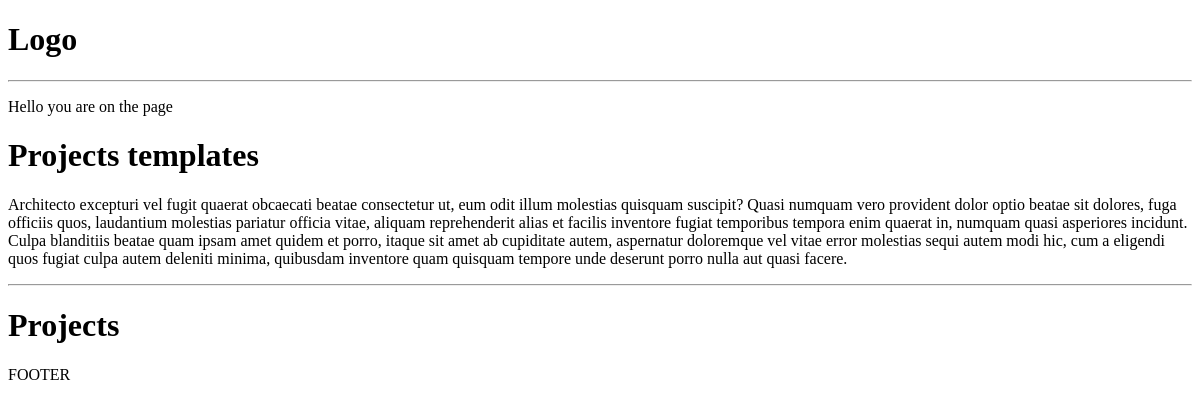
The app's page /, older data.
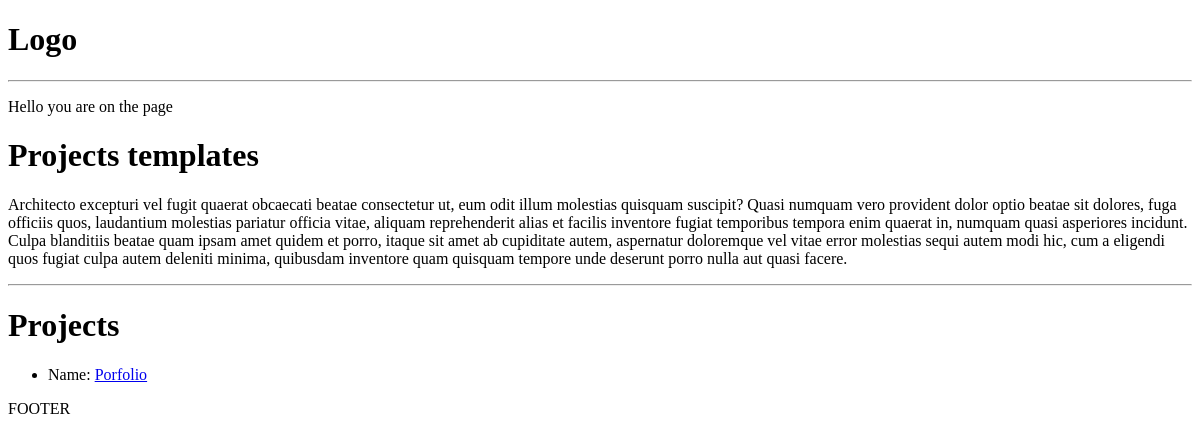
The same page, newer data.
### projects/models.py (models this page shows, shortened)
class Project(models.Model):
    title = models.CharField(max_length=200)
    description = models.TextField(null=True, blank=True)
    demo_link = models.CharField(max_length=2000, null=True, blank=True)
    source_link = models.CharField(max_length=2000, null=True, blank=True)
    tags = models.ManyToManyField('Tag', blank=True)
    vote_total = models.IntegerField(default=0, null=True, blank=True)
    vote_ratio = models.IntegerField(default=0, null=True, blank=True)
    created = models.DateTimeField(auto_now_add=True)
    id = models.UUIDField(default=uuid.uuid4, unique=True,
                          primary_key=True, editable=False)

### projects/views.py (the view)
# urls.py: path('', views.projects, name="projects"),
def projects(request):
    projects = Project.objects.all()
    context = {'projects': projects}
    return render(request, 'projects/projects.html', context)

### projects/templates/projects/projects.html
{% extends 'main.html' %} {% block content %}
<p>Hello you are on the {{page}} page</p>
<h1>Projects templates</h1>
<p>{% lorem 1 b random %}</p>
<hr />
<h1>Projects</h1>
<ul>
  {%for project in projects%}
  <li>Name: <a href="{%url 'project' project.id%}">{{project.title}}</a></li>
  {% endfor%}
</ul>
{% endblock content %}

Row changes from the older to the newer data that the page shows:
added Project: title "Porfolio"
